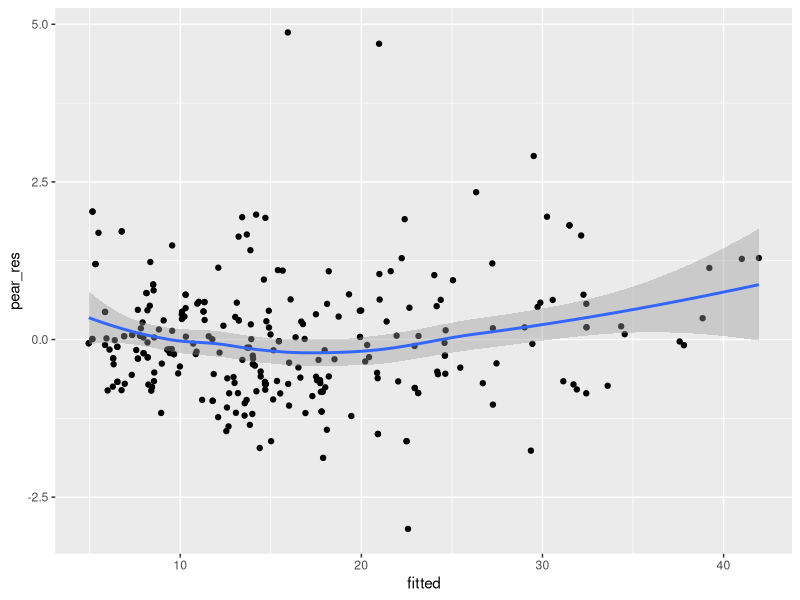
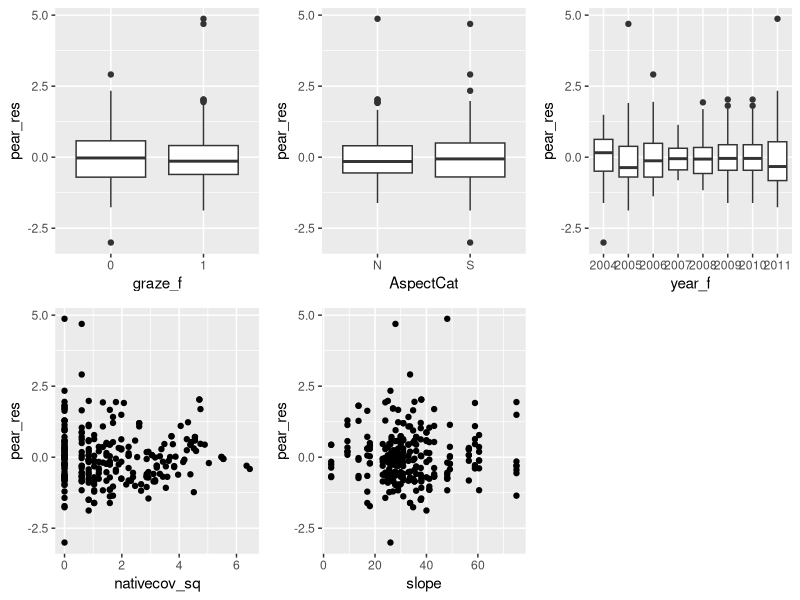
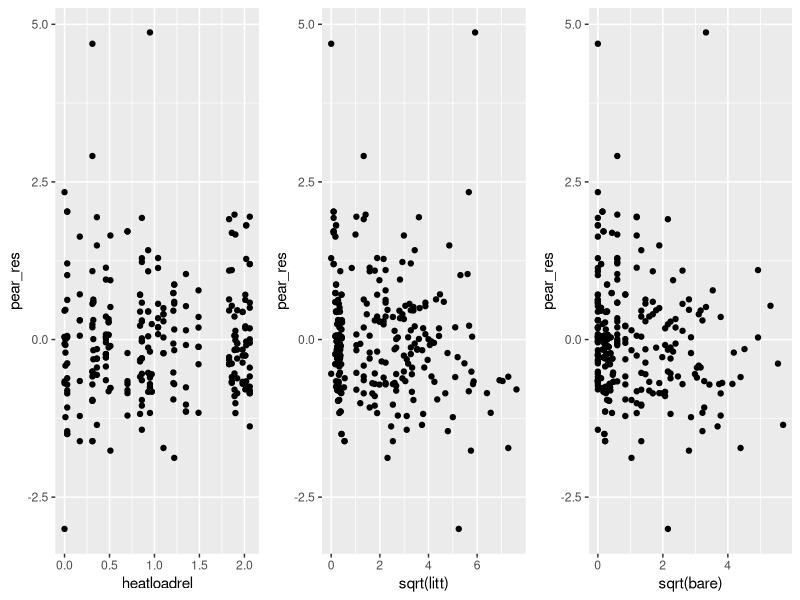

These charts were generated, in order, by the following R code: (Note: this script raises an error after producing the figures.)
# title: "Смешанные линейные модели (вложенные случайные факторы)"
# subtitle: "Линейные модели..."
# author: "Марина Варфоломеева, Вадим Хайтов"

## Пример: Высота растений и выпас скота
#
# Вообще-то, статья Gennet et al. 2017 о птицах, но чтобы про них что-то лучше понять, нужно разобраться с их местообитанием.
#
# Как в разные годы высота растительного покрова зависит от выпаса скота, экспозиции склона и проективного покрытия местных растений?
#
# Зависимая переменная:
#
# - **height** - высота растительного покрова
#
# Предикторы:
#
# - **graze** - выпас коров (0, 1)
# - **AspectCat** - экспозиция (S, N)
# - **nativecov** - покрытие местной флоры %
# - **slope** - наклон
# - **year** - год наблюдений
# - **Park** - парк
# - **plotID** - уникальный идентификатор участка
#

# Данные:
# Gennet, S., Spotswood, E., Hammond, M. and Bartolome, J.W., 2017. Livestock grazing supports native plants and songbirds in a California annual grassland. PloS one, 12(6), p.e0176367.


# Откроем и переформатируем данные так, чтобы не было дублирования и каждому участку соответствовала одна строчка.
library(readxl)
library(tidyr)
gr <- read_excel("data/Grazing_native_plants_Gennet_et_al._2017_S1.xlsx")
graz <- gr %>% spread(Species, presence)


## Знакомство с данными
#
# Есть ли пропущенные значения?
sum(is.na(graz))
# Сколько участков было в каждом парке в каждый год?
with(graz, table(Park, year))


# Сделаем факторами переменные, которые понадобятся для модели
graz$graze_f <- factor(graz$graze)
graz$AspectCat <- factor(graz$AspectCat)
graz$year_f <- factor(graz$year)

# Извлечем корень из обилия местных видов
graz$nativecov_sq <- sqrt(graz$nativecov)

## Модель

library(nlme)
MN1 <- lme(height ~ graze_f*AspectCat + year_f + nativecov_sq + slope,
          random = ~ 1|Park/plotID,
          data = graz, method = "ML")


## Анализ остатков

# Данные для анализа остатков
MN1_diag <- data.frame(
  graz,
  pear_res = residuals(MN1, type = "pearson"),
  fitted = fitted(MN1, type = "response"))


## График остатков
library(ggplot2)
gg_res <- ggplot(data = MN1_diag, aes(y = pear_res))
gg_res + geom_point(aes(x = fitted)) +
  geom_smooth(aes(x = fitted))


## Графики остатков от переменных в модели
library(gridExtra)
grid.arrange(gg_res + geom_boxplot(aes(x = graze_f)),
gg_res + geom_boxplot(aes(x = AspectCat)),
gg_res + geom_boxplot(aes(x = year_f)),
gg_res + geom_point(aes(x = nativecov_sq)),
gg_res + geom_point(aes(x = slope)),
ncol = 3)


## Графики остатков от переменных не в модели
grid.arrange(
  gg_res + geom_point(aes(x = heatloadrel)),
  gg_res + geom_point(aes(x = sqrt(litt))),
  gg_res + geom_point(aes(x = sqrt(bare))),
  ncol = 3)



## Тесты отношения правдоподобий для полной модели

library(car)
Anova(MN1)


## Задание 1 -------------------------------------
#
# Рассчитайте внутриклассовую корреляцию
#
# - Для наблюдений на одном и том же участке
# - Для наблюдений в одном и том же парке
#


## Результаты полной модели
summary(MN1_fin)

## Данные для графика предсказаний фиксированной части модели

# Исходные данные
NewData_MN1_fin <- expand.grid(graze_f = levels(graz$graze_f),
            AspectCat = levels(graz$AspectCat),
            year_f = levels(graz$year_f))
NewData_MN1_fin$nativecov_sq <- mean(graz$nativecov_sq)
NewData_MN1_fin$slope <- mean(graz$slope)

# Предсказанные значения при помощи матриц
X <- model.matrix(~ graze_f * AspectCat + year_f + nativecov_sq + slope,
                  data = NewData_MN1_fin)
betas = fixef(MN1_fin)
NewData_MN1_fin$fitted <- X %*% betas

# Cтандартные ошибки и дов. интервалы
NewData_MN1_fin$se <- sqrt( diag(X %*% vcov(MN1_fin) %*% t(X)) )
NewData_MN1_fin$lwr <- NewData_MN1_fin$fit - 1.96 * NewData_MN1_fin$se
NewData_MN1_fin$upr <- NewData_MN1_fin$fit + 1.96 * NewData_MN1_fin$se

## График предсказаний фиксированной части модели
ggplot(data = NewData_MN1_fin, aes(x = year_f, y = fitted, colour = graze_f)) +
  geom_pointrange(aes(ymin = lwr, ymax = upr)) +
  facet_wrap(~ AspectCat) +
  geom_jitter(data = graz, aes(y = height), alpha = 0.35, size = 1) +
  theme(axis.text.x = element_text(angle = 90))


## Задание 4 -------------------------------------
#
# Оптимизируйте модель с предыдущего шага
# Сделайте анализ остатков
# Опишите и визуализируйте финальную модель
